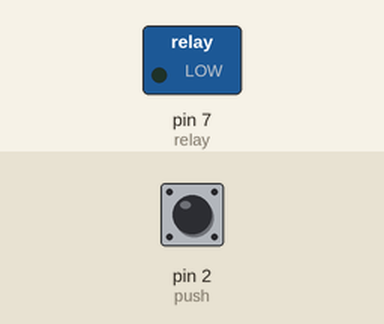
Recording of a sketch running on a simulated Arduino Uno, built with avr-gcc and run on an emulated ATmega328P. Parts: switched loads named in the sketch (green lamp = pin HIGH). The inputs (shaded band) are chosen by the test bench; at power-on: pin 2 (push) HIGH.

Above: at 1.2 s.
1.3 s: pin 2 (push) pulled LOW for 0.15 s
At 1.37 s:
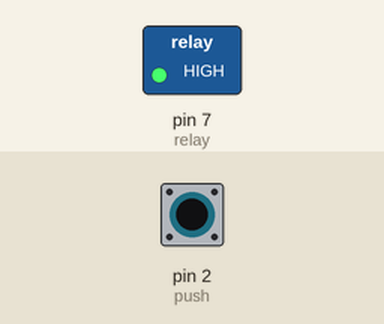
2.9 s: pin 2 (push) pulled LOW for 3.2 s
At 7.2 s:
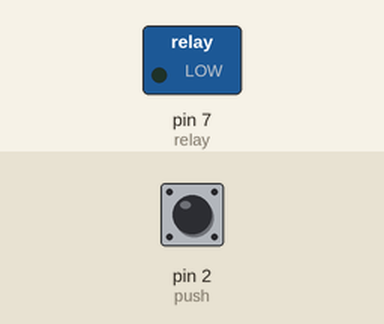
Timing chart, 0 to 8.7 s (numbered marks = the images above; inputs shaded):
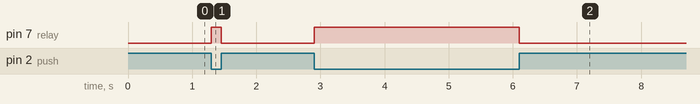

Measured:
- after the input at 1.3 s, pin 7 (relay): LOW → HIGH at once, → LOW 0.15 s later
- after the input at 2.9 s, pin 7 (relay): LOW → HIGH at once, → LOW 3.2 s later

The sketch:

RELAY_MOTOR_CONTROL.ino
```cpp
int relay = 7;
int push = 2;

void setup()
{
pinMode(relay,OUTPUT);
pinMode(push,INPUT_PULLUP);

  }

void loop()
{
int a = digitalRead(push);
if(a == 0)
digitalWrite(relay,HIGH);
else
digitalWrite(relay,LOW);


  }
```
